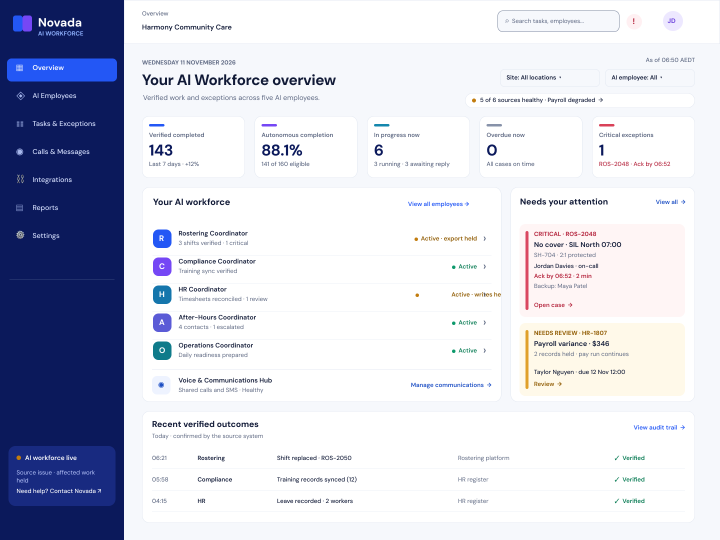
#> input picture tools/hero-build/dash/reference/01-overview-current.png, 1440 x 1080 px, given in place of hero.png, which was not available (shown at 1/2 size)
$ python hero_build_all.py
#> lines starting #> are read from the running program, lines starting #| are printed output that depends on the picture; after the words box and inside, x2 and y2 are one past the last pixel; in counts of white or black regions, pixels touching at a corner belong together
"""Build every page's hero from ONE base, swapping only the dashboard.

Founder instruction, 17 Nov 2026, after signing off the care hero:
    "You can implement across all pages. Make each page dashboard design
     unique so it's different from each other and gives the page a
     different experience based on the offer."

So the rule from round 3 still holds and is NOT revisited here: HiBob's
layout, blobs, placement and colours stay exactly as they are, and only
two things ever change - the dashboard and the figure. This script keeps
the same figure on every page (one brand) and varies the dashboard.

⚠️ hero.png AND hero-practices.png ARE THE SAME PICTURE. They differ by
1,895 pixels inside x 245..440, y 260..282 - the banner wording - and by
nothing at all outside the panel. There is no second base to maintain:
every page builds from hero.png.

⚠️ THE BLOBS ARE STILL HIBOB'S ARTWORK on every page this writes. That
was raised, the founder reaffirmed it, and it is recorded in
reference_hero_image_provenance. Nothing here makes the file clean.

Dashboards come from the HTML replica in scratchpad/dash at 2880x2160
(2x), so the crop is 2880x1541 and lands in the 1669x893 panel slightly
DOWNsampled - crisp - instead of upscaled from a 1440-wide source.
"""
import os
import sys
import numpy as np
from PIL import Image, ImageDraw, ImageFilter

S = 2
W, H = 938 * S, 654 * S

# every path resolves from THIS FILE, so the kit runs from anywhere
HERE = os.path.dirname(os.path.abspath(__file__))
REPO = os.path.abspath(os.path.join(HERE, "..", "..", ".."))
AU = os.path.join(REPO, "novada-website", "public", "ai-workforce")
US = os.path.join(REPO, "novadatech-com", "public", "ai-workforce")
HERO = os.path.join(AU, "hero.png")   # the one base, for both repos
LADY = os.path.join(HERE, "assets", "figure.webp")
DASH = os.path.join(HERE, "dash", "out", "%s.png")

# variant -> output files. The AU care hero is NOT in this table: it was
# approved on the real Figma export and is left exactly as it shipped.
JOBS = [
    ("care-au",      [os.path.join(AU, "hero-workforce.webp")], "figure"),
    ("practices-au", [os.path.join(AU, "hero-practices.webp")], "practices"),
    ("home-au",      [os.path.join(AU, "hero-home.webp")], "home"),
    ("why-au",       [os.path.join(AU, "hero-why.webp")], "why"),
    ("care-us",      [os.path.join(US, "hero-workforce.webp")], "figure"),
    ("practices-us", [os.path.join(US, "hero-practices.webp")], "practices"),
    ("home-us",      [os.path.join(US, "hero-home.webp")], "home"),
    ("why-us",       [os.path.join(US, "hero-why.webp")], "why"),
]

# ── WORKFORCE CONTINUITY + the two-offer home (25 Nov 2026) ──────────
# Founder: build the WC pages "the same way you built the care offer
# page", with the dashboard hero, each page unique. One figure per page,
# never reused; a WC dashboard (variants wc-*) per page.
WC_AU = os.path.join(REPO, "novada-website", "public", "workforce-continuity")
WC_US = os.path.join(REPO, "novadatech-com", "public", "workforce-continuity")
HOME_AU = os.path.join(REPO, "novada-website", "public", "home")
HOME_US = os.path.join(REPO, "novadatech-com", "public", "home")
WC_PAGES = ["home", "wwd", "hiw", "wws", "ndis", "hosp", "con", "mfg", "min"]
for pg in WC_PAGES:
    JOBS.append(("wc-%s" % pg, [os.path.join(WC_AU, "hero-%s.webp" % pg)], "wc-" + pg))
    JOBS.append(("wc-us-%s" % pg, [os.path.join(WC_US, "hero-%s.webp" % pg)], "wc-" + pg))
JOBS.append(("home-both", [os.path.join(HOME_AU, "hero.webp")], "home-both"))
JOBS.append(("home-both-us", [os.path.join(HOME_US, "hero.webp")], "home-both"))
ONLY = sys.argv[1] if len(sys.argv) > 1 else ""   # optional variant prefix filter

# Panel rect, measured from hero.png's ALPHA, not by eye.
# ⚠️ Opaque runs cols 142..1810, rows 186..1078. An eyeball reading put
# the right edge at 1806; four columns of their orange banner then
# survived every clear and rendered as a stray orange hairline.
PX0, PY0 = 71 * S, 93 * S
PX1, PY1 = 905 * S + 1, 539 * S + 1             # EXCLUSIVE
PW, PH = PX1 - PX0, PY1 - PY0
RADIUS = 6 * S

HEAD_TOP, CHIN, HAIR_RIGHT = 12 * S, 245 * S, 905 * S
CHIN_FRAC = 0.373            # chin height as a fraction of the cutout

# ── THE FIGURES ──────────────────────────────────────────────────────
# Founder, 18 Nov 2026: a DIFFERENT woman on the home, practices and
# about heroes, same style. Care keeps the original (figure.webp).
# Each new one is placed by matching FACE SIZE and FACE POSITION to the
# original, measured on a shared ruler in the finished heroes: the
# original's brow-to-chin is ~210px and her chin sits at y~410, face
# centre x~1335 (2x hero px). ⚠️ NOT hair-top-to-chin: the original has
# a lot of hair and her head is tipped back laughing, so a hair-based
# match made every new face sit ~90px low and the practices one ~28% big.
# Source px per figure: (file, hair top, chin, face centre x, size mult).
# The practices shot is full-length, so her head is small in frame; the
# mult brings her face to the same size, which also keeps her shoulders
# off the bar chart. home + why are 0.92 so their hair clears the top
# edge of the image (at 1.00 it ran ~16px past y=0 and was cut flat).
#   Pexels 1587009  -> figure-home       (folder, navy sweater)
#   Pexels 19989572 -> figure-practices  Weijia MA (navy blazer)
#   Pexels 30479371 -> figure-why        (black blazer)
#   all matted with rembg isnet-general-use; Pexels licence
HEAD_SPAN, FACE_X, CHIN_Y = 427, 1335, 410
FIGS = {
    "home":      ("figure-home.webp",      38, 914, 1025, 0.92),
    "practices": ("figure-practices.webp", 20, 539,  857, 0.69),
    "why":       ("figure-why.webp",       22, 867,  933, 0.92),
    # WC + home. Optional 6th value: chin y in the hero (default CHIN_Y).
    # The two hard-hat figures sit lower so the HAT, not the face, takes
    # the extra height and still clears the top edge.
    # 🔴 27 NOV 2026, founder: every woman in these heroes is Caucasian.
    # Seven figures replaced. For a non-hat figure "top" is set from the
    # FACE (chin minus 1.48 x the face height, the why-figure ratio), not
    # the hair, so faces match in size; it can be negative.
    #   Pexels 16846866 wc-home, 13802164 wwd, 7709235 hiw, 5186381 wws,
    #   37476745 ndis, 29129767 hosp, 4872040 con, 32845671 mfg
    #   (helmet logo painted out), 8486965 min, 7680207 home-both;
    #   Pexels licence
    "wc-home":   ("figure-wc-home.webp", -116,  695,  775, 0.92),
    "wc-wwd":    ("figure-wc-wwd.webp",    23,  535, 1060, 0.80),
    "wc-hiw":    ("figure-wc-hiw.webp",   -61,  717,  953, 0.92, 480),
    "wc-wws":    ("figure-wc-wws.webp",     9,  927, 1015, 0.92),
    "wc-ndis":   ("figure-wc-ndis.webp",   15,  700,  623, 0.92, 445),
    "wc-hosp":   ("figure-wc-hosp.webp",  -67,  556, 1067, 0.92),
    "wc-con":    ("figure-wc-con.webp",     2,  565,  505, 1.06, 505),
    "wc-mfg":    ("figure-wc-mfg.webp",     1,  425,  817, 1.05, 495),
    "wc-min":    ("figure-wc-min.webp",     0, 1067, 1415, 1.175, 524),
    "home-both": ("figure-home-both.webp",  7,  817, 1019, 0.92),
}

def place(key):
    if key == "figure":
        return lady, LX, LY
    f, top, chin, cx, mult = FIGS[key][:5]
    chin_y = FIGS[key][5] if len(FIGS[key]) > 5 else CHIN_Y
    im = Image.open(os.path.join(HERE, "assets", f)).convert("RGBA")
    sc = HEAD_SPAN / (chin - top) * mult
    im = im.resize((round(im.width * sc), round(im.height * sc)), Image.LANCZOS)
    return im, round(FACE_X - cx * sc), round(chin_y - chin * sc)

base0 = Image.open(HERO).convert("RGBA").resize((W, H), Image.LANCZOS)
orig = np.array(base0)
lady0 = Image.open(LADY).convert("RGBA")
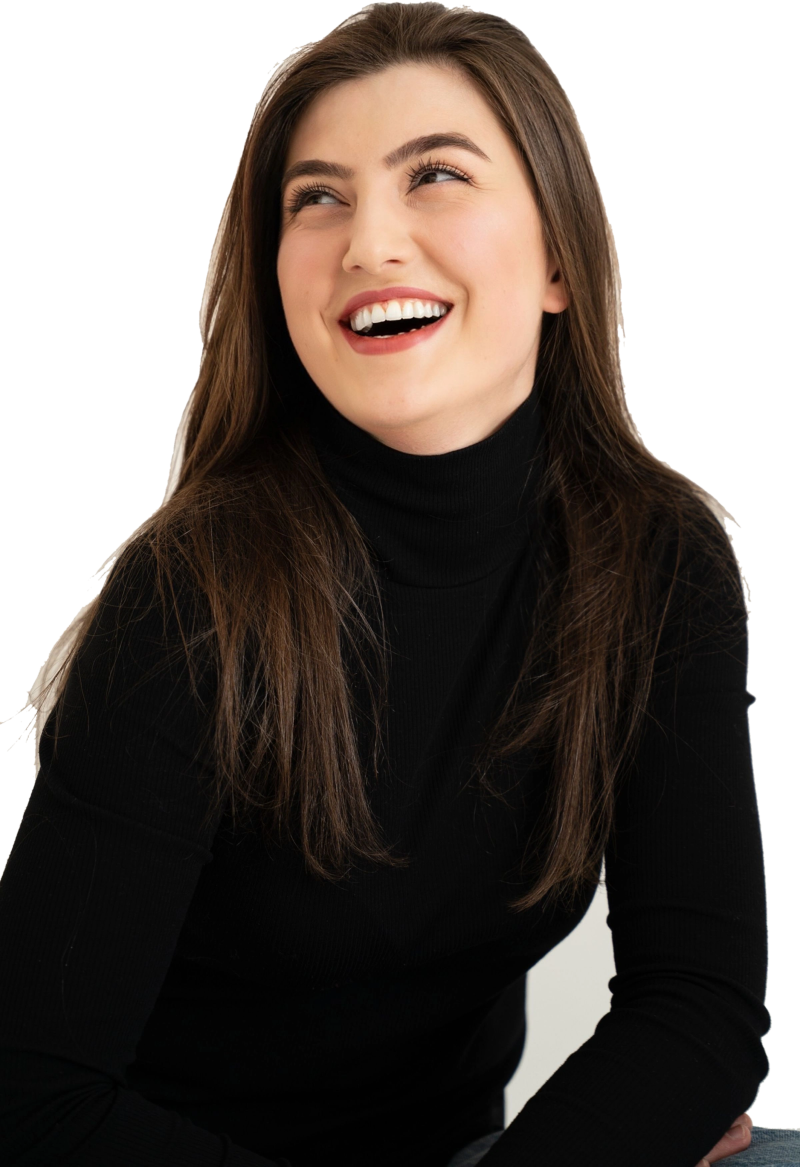
#> input picture tools/hero-build/assets/figure.webp, 2400 x 3501 px (shown at 1/3 size)
#> lady0 is the input picture: PIL image 2400x3501 RGBA; mean R, G, B, A 102.2, 92.8, 85.5, 183.1

# the figure is identical on every page, so scale it once
scale = (CHIN - HEAD_TOP) / (lady0.height * CHIN_FRAC)
#> scale = 0.357
lw, lh = round(lady0.width * scale), round(lady0.height * scale)
#> lw = 856; lh = 1249
lady = lady0.resize((lw, lh), Image.LANCZOS)
LX, LY = HAIR_RIGHT - lw, HEAD_TOP
#> LX = 954; LY = 24
print("panel %s %dx%d ratio %.3f | figure %.3f -> %dx%d at (%d,%d)"
      % ((PX0, PY0, PX1, PY1), PW, PH, PW / PH, scale, lw, lh, LX, LY))
#| panel (142, 186, 1811, 1079) 1669x893 ratio 1.869 | figure 0.357 -> 856x1249 at (954,24)

# ── the front blobs, computed ONCE: they are identical on every page ──
R, G, B, A = (orig[:, :, i].astype(int) for i in range(4))
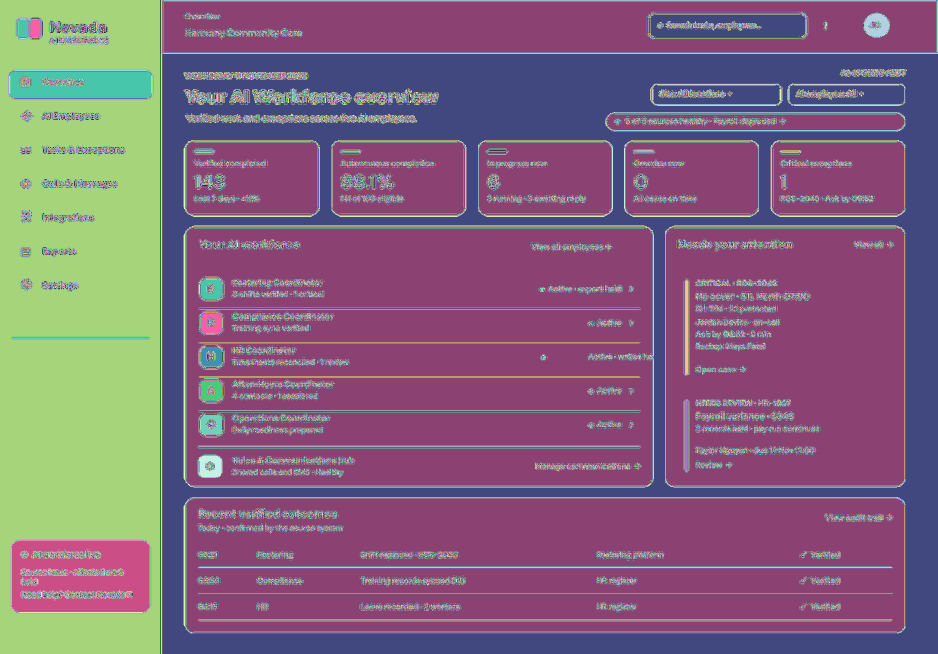
#> R: shape (1308, 1876) int64 (shown at 1/2 size); 256 distinct labels, from 0 to 255; one colour per label, 0 black
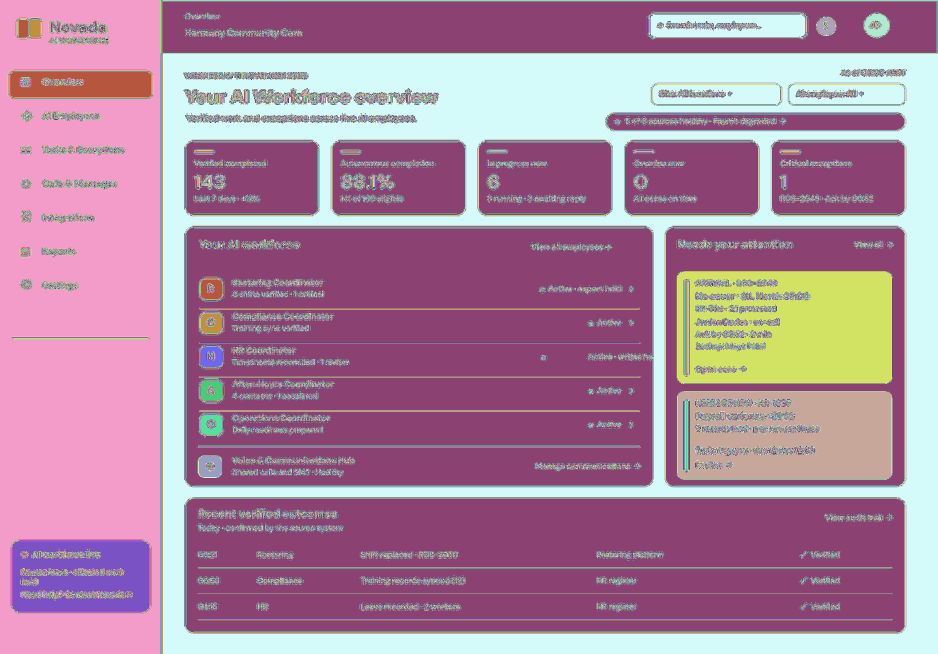
#> G: shape (1308, 1876) int64 (shown at 1/2 size); 256 distinct labels, from 0 to 255; one colour per label, 0 black
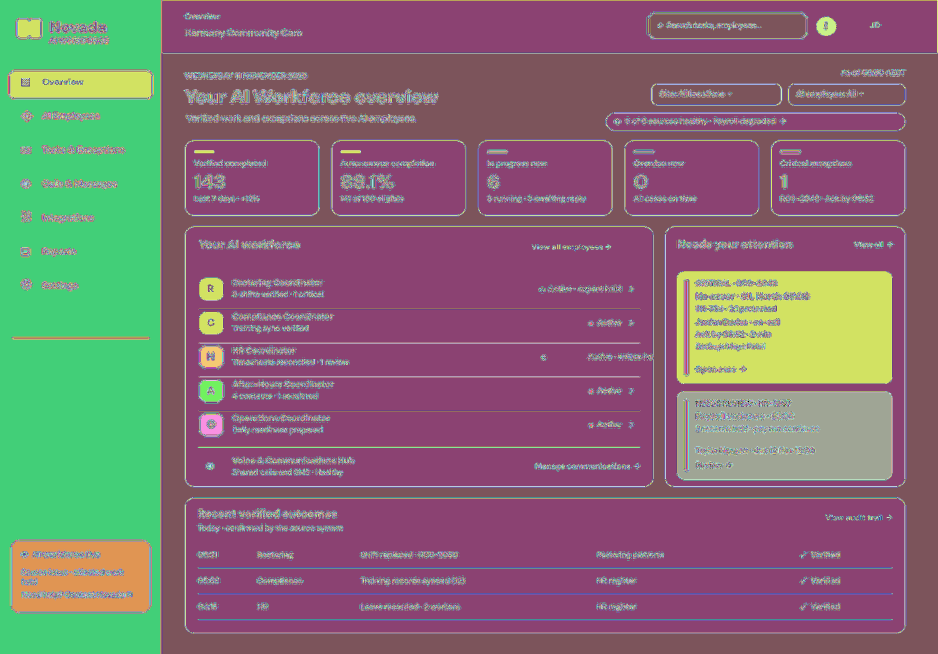
#> B: shape (1308, 1876) int64 (shown at 1/2 size); 256 distinct labels, from 0 to 255; one colour per label, 0 black
#> A: shape (1308, 1876) int64; every value is 255
yy, xx = np.mgrid[0:H, 0:W]
is_blue = (B - np.maximum(R, G)) > 40
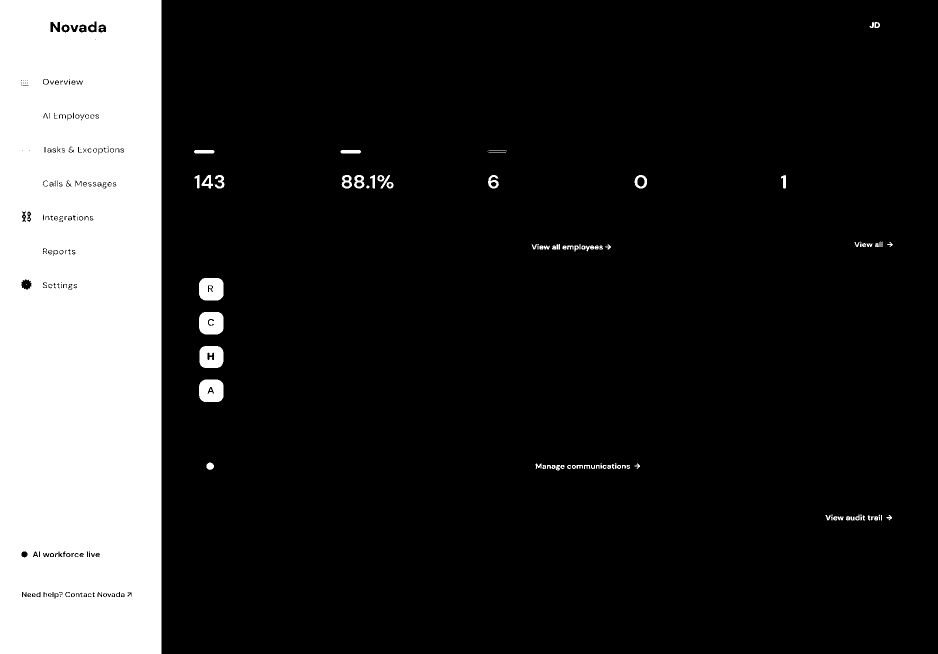
#> is_blue: shape (1308, 1876) bool (shown at 1/2 size); 17.6% white; 113 white regions (28 under 20 px), largest, box (x1, y1, x2, y2) and area: (0, 0, 323, 1308) 417233, (398, 624, 447, 669) 1975, (398, 556, 447, 601) 1954
# ⚠️ their model's auburn hair also satisfies "R minus B", so orange is
# only trusted on the left, where the orange blob actually lives.
is_orange = (R - B > 60) & (R > 180) & (xx < 900)
#> is_orange: shape (1308, 1876) bool; 0% white; 1 white region, box (x1, y1, x2, y2) and area: (44, 1104, 54, 1114) 77
outside_panel = (xx < PX0) | (xx > PX1) | (yy < PY0) | (yy > PY1)
heart = (xx >= 1560) & (yy >= 930)              # overlaps the panel
orange_lip = is_orange & (yy >= PY1 - 24)       # laps the panel's bottom
front = (A > 20) & (is_blue | is_orange) & (outside_panel | heart | orange_lip)
#> front: shape (1308, 1876) bool; 10.5% white; 39 white regions (19 under 20 px), largest, box (x1, y1, x2, y2) and area: (0, 0, 323, 1308) 256386, (1666, 1032, 1687, 1041) 109, (1749, 44, 1760, 56) 88

# ⚠️ MORPHOLOGICAL OPENING IS NOT OPTIONAL. The colour key also catches
# HiBob's model's flyaway HAIR where each strand blends into the blue,
# and those strands then paste onto our composite as pale wisps over our
# figure's black top. Erode-then-dilate deletes anything thinner than
# the kernel and leaves the solid shape.
mk = Image.fromarray(np.where(front, 255, 0).astype(np.uint8), "L")
mk = mk.filter(ImageFilter.MinFilter(5)).filter(ImageFilter.MaxFilter(5))
#> mk: PIL image 1876x1308 L; 10.3% white; 7 white regions, largest, box (x1, y1, x2, y2) and area: (0, 0, 323, 1308) 253230, (181, 54, 188, 60) 41, (128, 54, 134, 60) 36
front = np.array(mk) > 127
blob = np.zeros_like(orig)
blob[front] = orig[front]
blob[:, :, 3] = np.array(Image.fromarray(
    np.where(front, 255, 0).astype(np.uint8), "L").filter(ImageFilter.GaussianBlur(0.8)))
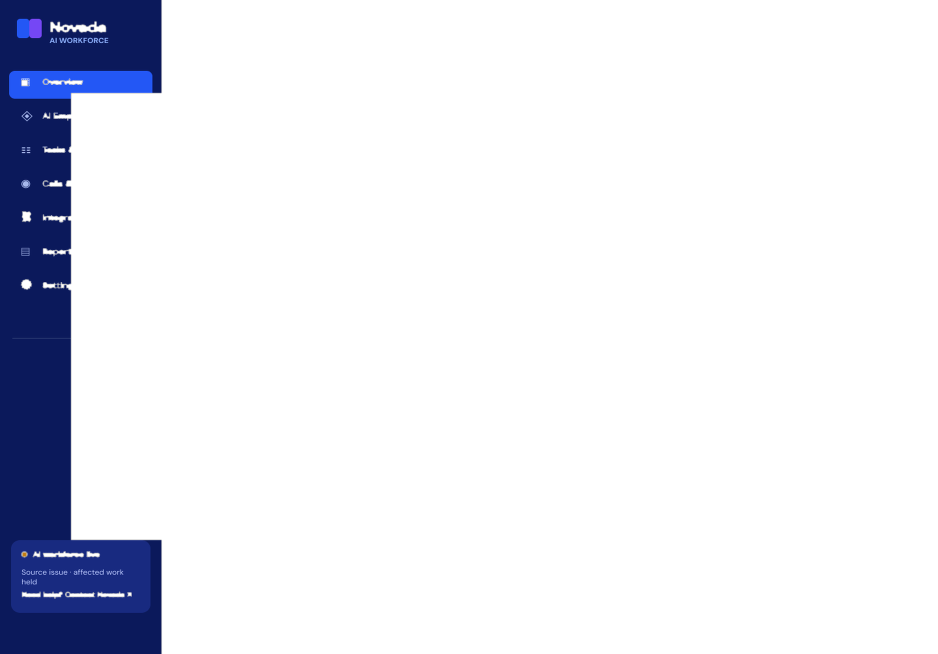
#> blob: shape (1308, 1876, 4) (shown at 1/2 size); mean R, G, B, A 1.7, 3.4, 11, 26.3; transparent parts drawn white
blob_img = Image.fromarray(blob, "RGBA")
print("front-blob pixels: %d" % front.sum())
#| front-blob pixels: 253433

# rounded panel mask, built at 2x and downsampled so the corners are clean
mask = Image.new("L", (PW * 2, PH * 2), 0)
#> mask: PIL image 3338x1786 L; every value is 0
ImageDraw.Draw(mask).rounded_rectangle([0, 0, PW * 2 - 1, PH * 2 - 1], RADIUS * 2, fill=255)
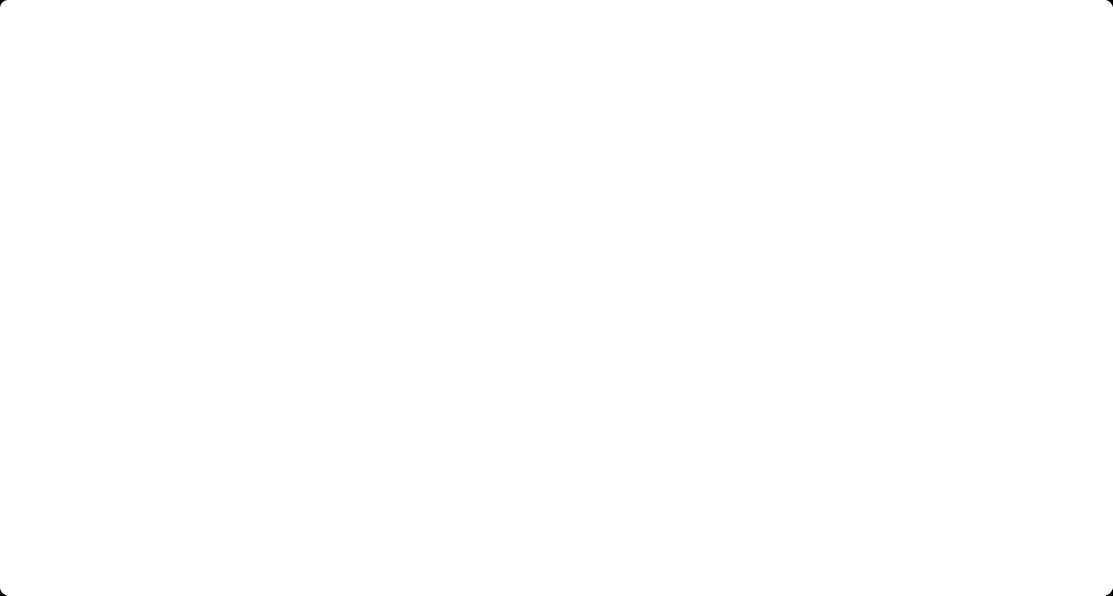
#> mask: PIL image 3338x1786 L (shown at 1/3 size); 100% white; 4 black regions, box (x1, y1, x2, y2) and area: (0, 0, 20, 20) 131, (3318, 0, 3338, 20) 131, (0, 1766, 20, 1786) 131, (3318, 1766, 3338, 1786) 131
mask = mask.resize((PW, PH), Image.LANCZOS)
#> mask: PIL image 1669x893 L

fail = 0
for variant, outs, figkey in JOBS:
    if ONLY and not variant.startswith(ONLY):
        continue
    src = DASH % variant
    if not os.path.exists(src):
        print("  MISSING dashboard:", src); fail += 1; continue

    base = base0.copy()
    d = ImageDraw.Draw(base)
    # their woman's head is the only part of her outside the panel
    d.rectangle([450 * S, 0, W, PY0], fill=(0, 0, 0, 0))
    # ⚠️ clear the panel rect too. Compositing over the top is not
    # enough: the rounded mask is antialiased, so a ~3px fringe of their
    # banner survives along the right edge and reads as an orange line.
    d.rectangle([PX0 - 2, PY0 - 2, PX1 + 1, PY1 + 1], fill=(0, 0, 0, 0))
    # ⚠️ and the margin right of the panel: their model's hair feathers
    # out past the edge at alpha 8-20. The blue shapes out here come
    # back with the blobs below.
    d.rectangle([PX1, 0, W, H], fill=(0, 0, 0, 0))

    dash = Image.open(src).convert("RGB")
    crop_h = round(dash.width * PH / PW)
    if crop_h > dash.height:
        print("  %s: dashboard too short (%d < %d)" % (variant, dash.height, crop_h))
        fail += 1; continue
    panel = Image.new("RGBA", (PW, PH), (0, 0, 0, 0))
    panel.paste(dash.crop((0, 0, dash.width, crop_h)).resize((PW, PH), Image.LANCZOS), (0, 0))
    panel.putalpha(mask)
    base.alpha_composite(panel, (PX0, PY0))

    layer = Image.new("RGBA", (W, H), (0, 0, 0, 0))
    fig, fx, fy = place(figkey)
    layer.alpha_composite(fig, (fx, fy))
    clip = np.array(layer)
    clip[PY1:, :, 3] = 0                        # cut her at the panel bottom
    if figkey != "figure":
        clip[:, PX1:, 3] = 0                    # and at its right edge
    base.alpha_composite(Image.fromarray(clip, "RGBA"))
    base.alpha_composite(blob_img)

    for out in outs:
        os.makedirs(os.path.dirname(out), exist_ok=True)
        tmp = out + ".tmp.webp"                 # atomic: never a half file
        base.save(tmp, "WEBP", quality=92, method=6)
        os.replace(tmp, out)
        print("  %-14s -> %-58s %7d bytes"
              % (variant, os.path.relpath(out, REPO), os.path.getsize(out)))

print("FAILED" if fail else "all heroes built")
#> (the run stopped early here; a loop or call above may not have finished)
